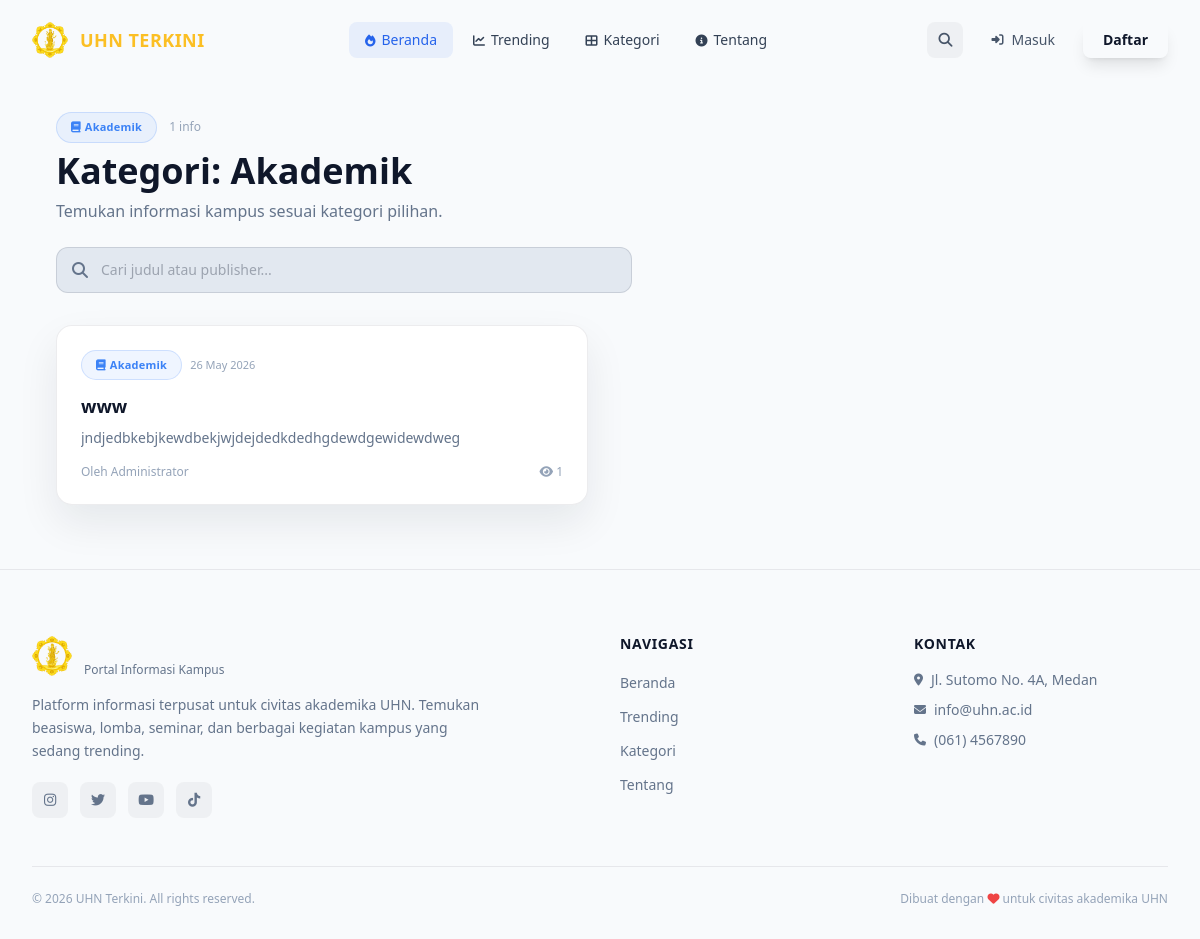
Page /kategori.php?slug=akademik on the committed database.
### tables this page shows
CREATE TABLE `categories` (
  `id` int NOT NULL,
  `nama` varchar(100) NOT NULL,
  `slug` varchar(100) NOT NULL,
  `icon` varchar(50) DEFAULT 'fas fa-folder',
  `warna` varchar(7) DEFAULT '#6366f1',
  `created_at` timestamp NULL DEFAULT CURRENT_TIMESTAMP
);

CREATE TABLE `informasi` (
  `id` int NOT NULL,
  `judul` varchar(255) NOT NULL,
  `slug` varchar(255) NOT NULL,
  `sumber` varchar(100) DEFAULT NULL,
  `deskripsi` text NOT NULL,
  `gambar` varchar(255) DEFAULT NULL,
  `deadline` date DEFAULT NULL,
  `category_id` int DEFAULT NULL,
  `user_id` int DEFAULT NULL,
  `is_urgent` tinyint(1) DEFAULT '0',
  `status` enum('pending','approved','rejected') DEFAULT 'pending',
  `views` int DEFAULT '0',
  `created_at` timestamp NULL DEFAULT CURRENT_TIMESTAMP,
  `updated_at` timestamp NULL DEFAULT CURRENT_TIMESTAMP ON UPDATE CURRENT_TIMESTAMP
);

CREATE TABLE `users` (
  `id` int NOT NULL,
  `nama` varchar(100) NOT NULL,
  `email` varchar(100) NOT NULL,
  `password` varchar(255) NOT NULL,
  `role` enum('admin','publisher','mahasiswa') DEFAULT 'mahasiswa',
  `no_hp` varchar(20) DEFAULT NULL,
  `fakultas` varchar(50) DEFAULT NULL,
  `ormawa` varchar(100) DEFAULT NULL,
  `ukm_id` int DEFAULT NULL,
  `periode` varchar(50) DEFAULT NULL,
  `foto_profil` varchar(255) DEFAULT NULL,
  `is_active` tinyint(1) DEFAULT '1',
  `created_at` timestamp NULL DEFAULT CURRENT_TIMESTAMP,
  `updated_at` timestamp NULL DEFAULT CURRENT_TIMESTAMP ON UPDATE CURRENT_TIMESTAMP
);

### kategori.php (the view, shortened to what this page needs)
<?php
require_once __DIR__ . '/config/database.php';
$slug = trim($_GET['slug'] ?? '');
$catStmt = $conn->prepare('SELECT * FROM categories WHERE slug = ?');
$catStmt->bind_param('s', $slug);
$catStmt->execute();
$category = $catStmt->get_result()->fetch_assoc();
$search = trim($_GET['search'] ?? '');
$sql = "SELECT i.*, c.nama as kategori, c.icon as kategori_icon, c.warna as kategori_warna, u.nama as publisher_nama
    FROM informasi i
    LEFT JOIN categories c ON i.category_id = c.id
    LEFT JOIN users u ON i.user_id = u.id
    WHERE i.status = 'approved' AND c.slug = ?";
$params = [$slug];
$types = 's';
$sql .= " ORDER BY i.created_at DESC";
$stmt = $conn->prepare($sql);
$stmt->bind_param($types, ...$params);
$stmt->execute();
$items = $stmt->get_result();
?>
<?php include __DIR__ . '/includes/header.php'; ?>
<?php include __DIR__ . '/includes/navbar.php'; ?>
<section class="pt-28 pb-16">
    <div class="max-w-6xl mx-auto px-4 sm:px-6 lg:px-8">
        <div class="mb-6">
            <div class="flex items-center gap-3 mb-2">
                <span class="category-chip text-[11px]" style="background: <?= $category['warna'] ?>15; color: <?= $category['warna'] ?>; border-color: <?= $category['warna'] ?>30;">
                    <i class="<?= $category['icon'] ?> mr-1"></i><?= htmlspecialchars($category['nama']) ?>
                </span>
                <span class="text-xs text-dark-500"><?= $items->num_rows ?> info</span>
            </div>
            <h1 class="text-3xl sm:text-4xl font-bold font-space text-dark-100">Kategori: <?= htmlspecialchars($category['nama']) ?></h1>
            <p class="text-dark-400 mt-2">Temukan informasi kampus sesuai kategori pilihan.</p>
        </div>
        <form method="GET" class="mb-8">
            <div class="relative max-w-xl">
                <i class="fas fa-search absolute left-4 top-1/2 -translate-y-1/2 text-dark-400"></i>
                <input type="text" name="search" value="<?= htmlspecialchars($search) ?>" placeholder="Cari judul atau publisher..." class="w-full pl-11 pr-4 py-3 rounded-xl bg-dark-800 border border-white/10 text-dark-100 placeholder-dark-500 text-sm focus:outline-none focus:border-primary-500/50 focus:ring-2 focus:ring-primary-500/20 transition-all">
            </div>
        </form>
        <?php if ($items->num_rows > 0): ?>
            <div class="grid grid-cols-1 md:grid-cols-2 gap-6">
                <?php while ($row = $items->fetch_assoc()): ?>
                    <a href="/user/detail.php?id=<?= $row['id'] ?>" class="glass-card rounded-2xl p-6 hover:translate-y-[-3px] transition-all">
                        <div class="flex items-center gap-2 mb-3">
                            <span class="category-chip text-[11px]" style="background: <?= $row['kategori_warna'] ?>15; color: <?= $row['kategori_warna'] ?>; border-color: <?= $row['kategori_warna'] ?>30;">
                                <i class="<?= $row['kategori_icon'] ?> mr-1"></i><?= htmlspecialchars($row['kategori']) ?>
                            </span>
                            <span class="text-[11px] text-dark-500"><?= date('d M Y', strtotime($row['created_at'])) ?></span>
                        </div>
                        <h3 class="text-lg font-semibold text-dark-100 mb-2 line-clamp-2"><?= htmlspecialchars($row['judul']) ?></h3>
                        <p class="text-sm text-dark-400 line-clamp-2">
                            <?= htmlspecialchars(strip_tags($row['deskripsi'])) ?>
                        </p>
                        <div class="mt-4 flex items-center justify-between text-xs text-dark-500">
                            <span>Oleh <?= htmlspecialchars($row['publisher_nama'] ?? 'Publisher') ?></span>
                            <span><i class="fas fa-eye"></i> <?= number_format($row['views']) ?></span>
                        </div>
                    </a>
                <?php endwhile; ?>
            </div>
        <?php endif; ?>
    </div>
</section>
<?php include __DIR__ . '/includes/footer.php'; ?>

### assets/css/style.css (style rules this page uses)
:root { --primary: #6366f1; --primary-light: #818cf8; --accent: #0ea5e9; --dark-900: #0f172a; --dark-950: #020617; --glow-primary: 0 0 30px rgba(99,102,241,0.3); --glow-accent: 0 0 30px rgba(14,165,233,0.3); --app-bg: #f8fafc; --app-text: #0f172a; }
@media (prefers-color-scheme: light) { :root { --app-bg: #f8fafc; --app-text: #0f172a; } }
html.theme-light { --app-bg: #f8fafc; --app-text: #0f172a; }
html.theme-light body { background-color: var(--app-bg) !important; color: var(--app-text) !important; }
html.theme-light .text-dark-100 { color: var(--app-text) !important; }
html.theme-light .text-dark-400 { color: #64748b !important; }
html.theme-light .text-dark-500 { color: #94a3b8 !important; }
html.theme-light .bg-dark-800 { background-color: #e2e8f0 !important; }
html.theme-light .border-white\/10 { border-color: rgba(15,23,42,0.12) !important; }
html.theme-light .glass-card, html.theme-light .trending-card, html.theme-light .auth-card { background: #ffffff; border-color: rgba(15,23,42,0.08); box-shadow: 0 18px 40px rgba(15,23,42,0.08); }
html { scroll-behavior: smooth; }
.glass-card { background: rgba(255,255,255,0.03); backdrop-filter: blur(10px); -webkit-backdrop-filter: blur(10px); border: 1px solid rgba(255,255,255,0.06); transition: all 0.4s cubic-bezier(0.16, 1, 0.3, 1); }
.category-chip { padding: 0.375rem 0.875rem; border-radius: 9999px; font-size: 0.75rem; font-weight: 600; letter-spacing: 0.02em; transition: all 0.3s; border: 1px solid rgba(255,255,255,0.1); cursor: pointer; }
.line-clamp-2 { overflow: hidden; display: -webkit-box; -webkit-box-orient: vertical; -webkit-line-clamp: 2; line-clamp: 2; }

### rows in the picture
categories: nama "Akademik"
informasi: category.nama "Akademik", created_at "26 May 2026", judul "www", deskripsi "jndjedbkebjkewdbekjwjdejdedkdedhgdewdgewidewdweg", user.nama "Administrator", views "1"

### other values in the picture
$items->num_rows "1"
